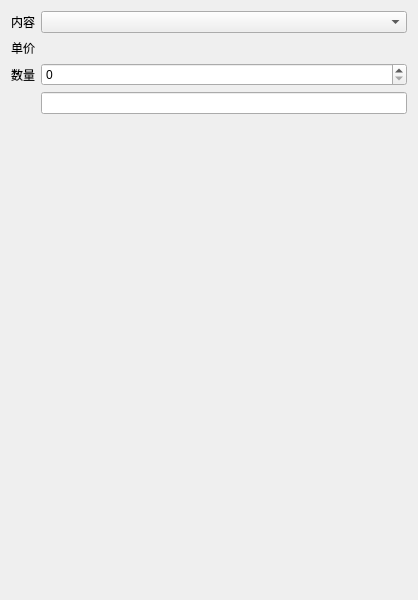
<?xml version="1.0" encoding="UTF-8"?>
<ui version="4.0">
 <class>Widget</class>
 <widget class="QWidget" name="Widget">
  <property name="geometry">
   <rect>
    <x>0</x>
    <y>0</y>
    <width>418</width>
    <height>600</height>
   </rect>
  </property>
  <property name="windowTitle">
   <string>Widget</string>
  </property>
  <layout class="QVBoxLayout" name="verticalLayout">
   <item>
    <layout class="QFormLayout" name="formLayout">
     <item row="0" column="0">
      <widget class="QLabel" name="label_3">
       <property name="text">
        <string>内容</string>
       </property>
      </widget>
     </item>
     <item row="0" column="1">
      <widget class="QComboBox" name="info"/>
     </item>
     <item row="1" column="0">
      <widget class="QLabel" name="label">
       <property name="text">
        <string>单价</string>
       </property>
      </widget>
     </item>
     <item row="2" column="1">
      <widget class="QSpinBox" name="number"/>
     </item>
     <item row="2" column="0">
      <widget class="QLabel" name="label_2">
       <property name="text">
        <string>数量</string>
       </property>
      </widget>
     </item>
     <item row="3" column="1">
      <widget class="QLineEdit" name="information"/>
     </item>
     <item row="1" column="1">
      <widget class="QLabel" name="price">
       <property name="text">
        <string/>
       </property>
      </widget>
     </item>
    </layout>
   </item>
  </layout>
 </widget>
 <resources/>
 <connections/>
</ui>
